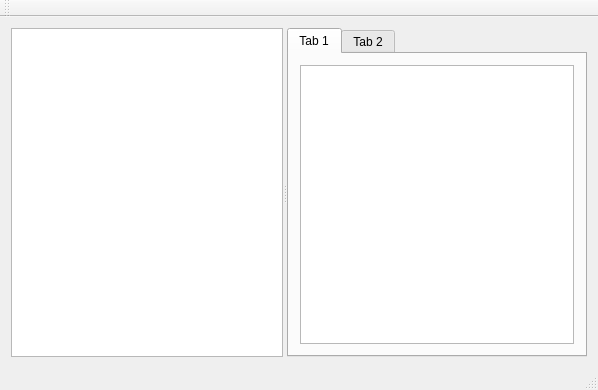
<?xml version="1.0" encoding="UTF-8"?>
<ui version="4.0">
 <class>MainWindow</class>
 <widget class="QMainWindow" name="MainWindow">
  <property name="geometry">
   <rect>
    <x>0</x>
    <y>0</y>
    <width>598</width>
    <height>390</height>
   </rect>
  </property>
  <property name="windowTitle">
   <string>MainWindow</string>
  </property>
  <widget class="QWidget" name="centralWidget">
   <layout class="QHBoxLayout" name="horizontalLayout">
    <item>
     <widget class="QSplitter" name="splitter">
      <property name="orientation">
       <enum>Qt::Horizontal</enum>
      </property>
      <widget class="QPlainTextEdit" name="plainTextEditInput">
       <property name="font">
        <font>
         <family>Monaco</family>
         <pointsize>12</pointsize>
        </font>
       </property>
      </widget>
      <widget class="QTabWidget" name="tabWidget">
       <property name="currentIndex">
        <number>0</number>
       </property>
       <widget class="QWidget" name="tab_1">
        <attribute name="title">
         <string>Tab 1</string>
        </attribute>
        <layout class="QVBoxLayout" name="verticalLayout">
         <item>
          <widget class="QTextBrowser" name="textBrowserResult"/>
         </item>
        </layout>
       </widget>
       <widget class="QWidget" name="tab_2">
        <attribute name="title">
         <string>Tab 2</string>
        </attribute>
        <layout class="QVBoxLayout" name="verticalLayout_2">
         <item>
          <widget class="QPlainTextEdit" name="plainTextEditOutput">
           <property name="font">
            <font>
             <family>Monaco</family>
             <pointsize>12</pointsize>
            </font>
           </property>
          </widget>
         </item>
        </layout>
       </widget>
      </widget>
     </widget>
    </item>
   </layout>
  </widget>
  <widget class="QMenuBar" name="menuBar">
   <property name="geometry">
    <rect>
     <x>0</x>
     <y>0</y>
     <width>598</width>
     <height>22</height>
    </rect>
   </property>
  </widget>
  <widget class="QToolBar" name="mainToolBar">
   <attribute name="toolBarArea">
    <enum>TopToolBarArea</enum>
   </attribute>
   <attribute name="toolBarBreak">
    <bool>false</bool>
   </attribute>
  </widget>
  <widget class="QStatusBar" name="statusBar"/>
 </widget>
 <layoutdefault spacing="6" margin="11"/>
 <resources/>
 <connections/>
</ui>
